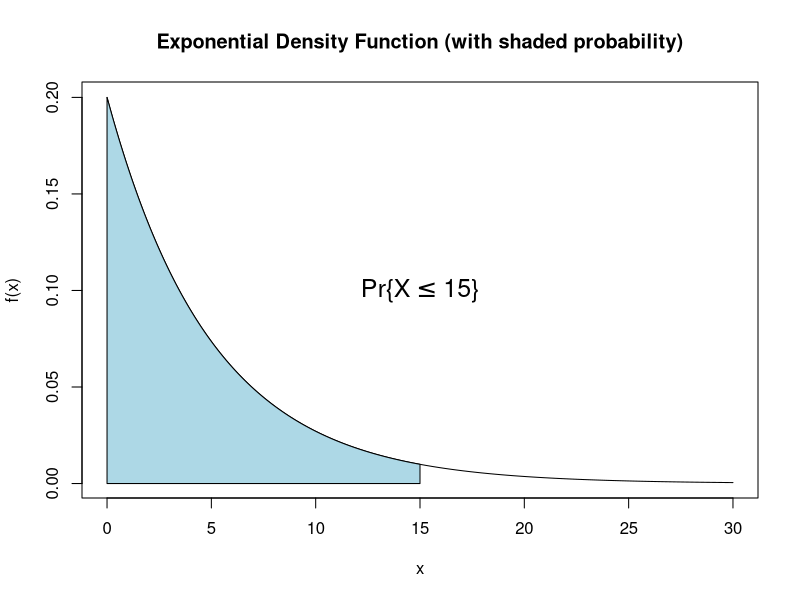
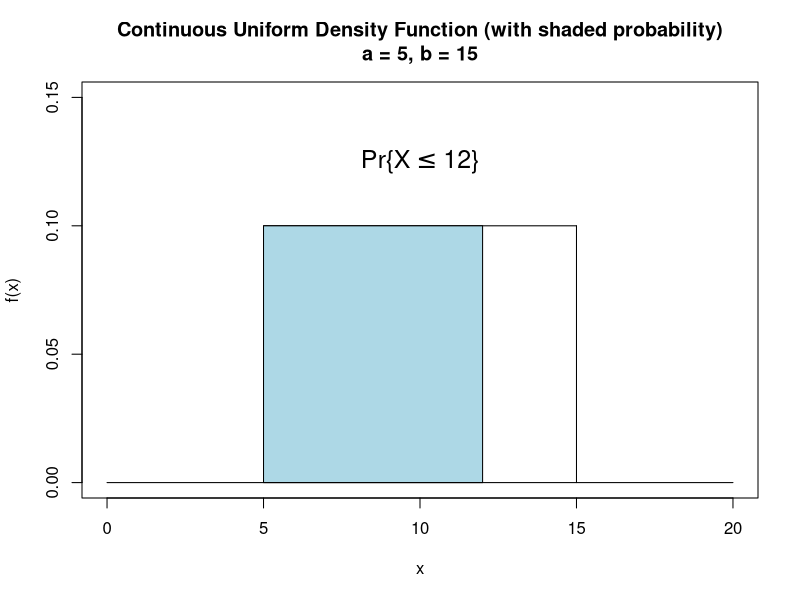
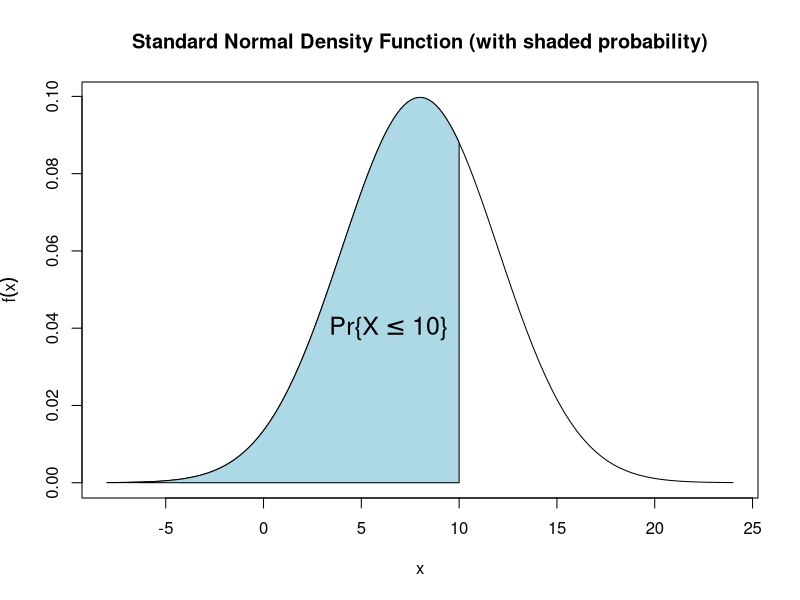
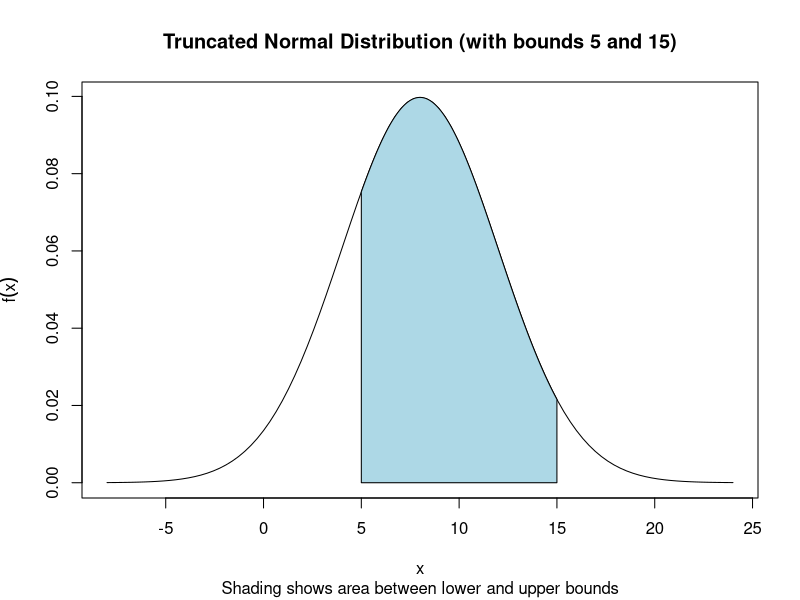

Source code (R) for these figures, in order:
## ---- chunk 1
knitr::opts_chunk$set(echo = TRUE)
## ---- chunk 2
cord.x <- c(0,seq(0, 15, 0.01), 15) 
cord.y <- c(0, dexp(seq(0, 15, 0.01),1/5), 0)
curve(dexp(x,1/5),0,30,
      xlim=c(0,30),
      ylab='f(x)',
      main='Exponential Density Function (with shaded probability)') 
polygon(cord.x,cord.y,col='lightblue')
text(15,.10,cex=1.5,expression(paste("Pr{",X <= 15,"}")))
## ---- chunk 3
a<-5
b<-15
cord.x <- c(5,seq(5, 12, 0.01), 12) 
cord.y <- c(0, dunif(seq(5, 12, 0.01),a, b), 0)
curve(dunif(x,a, b),5,15,
      xlim=c(0,20),
      ylim=c(0,0.15),
      ylab='f(x)',
      main='Continuous Uniform Density Function (with shaded probability)\na = 5, b = 15') 

polygon(cord.x,cord.y,col='lightblue', border="black")
lines(c(0,20),c(0,0))
lines(c(15,15),c(0,dunif(10,a,b)))
text(10,.125,cex=1.5,expression(paste("Pr{",X <= 12,"}")))

## ---- chunk 4
cord.x <- c(-4,seq(-8,10,0.01), 10) 
cord.y <- c(0, dnorm(seq(-8,10,0.01), 8, 4), 0) 
curve(dnorm(x,8,4),
      xlim=c(-8,24),
      ylab=expression(f(x)),
      main='Standard Normal Density Function (with shaded probability)') 
polygon(cord.x,cord.y,col='lightblue')
text(6.4,.04,cex=1.5,expression(paste("Pr{",X <= 10,"}")))

## ---- chunk 5
cord.x <- c(5,seq(5, 15, 0.01), 15) 
cord.y <- c(0, dnorm(seq(5, 15, 0.01), 8, 4), 0) 
curve(dnorm(x,8,4),
      xlim=c(-8,24),
      ylab=expression(f(x)),
      main='Truncated Normal Distribution (with bounds 5 and 15)',
      sub='Shading shows area between lower and upper bounds') 
polygon(cord.x,cord.y,col='lightblue')
# text(6.4,.04,cex=1.5,expression(paste("Pr{",X <= 10,"}")))
